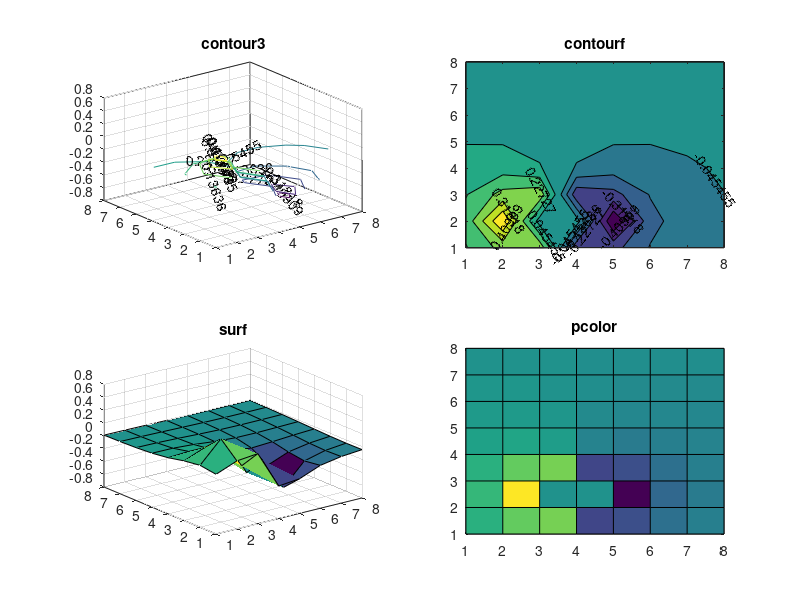

This figure's MATLAB source:
%% 4/17/2016 
% Plotting theory vs. experiment for Larry 

%% 7db 

% 7db numbers

% voltage at point 142

t142 = [0.00539645626329032	0.00990710172513001	0.0100064556698532	-0.0106406465040213	-0.0111669293152615	-0.00617727697356383	-0.00355002170554015	-0.00149883058094464
0.00626828263726634	0.0211241326454937	0	0	-0.0183502551012122	-0.00842542099555265	-0.00449049872135628	-0.00300132941983431
0.00570889136946783	0.0118331266503990	0.0104401373147772	-0.0106147348938724	-0.0108786612285447	-0.00666705096293716	-0.00423782709284467	-0.00283833500779695
0.00330958784079020	0.00418821762279204	0.00170707166573929	-0.00330698823594177	-0.00514886577319870	-0.00417699295888556	-0.00326232508922917	-0.00248072393221617
0.00116219450462149	0.000618725339381770	-0.000159978002143062	-0.00159129314433017	-0.00248841269956575	-0.00290236315082871	-0.00263143830315238	-0.00217591900743133
0.00145758005849373	0.00116426961838474	-7.45468155458325e-05	-0.00113209700263168	-0.00178226345157462	-0.00210639621646563	-0.00205257504496170	-0.00180812387990301
0.000478398147179632	0.000299675306744447	-0.000283598886360838	-0.000955988459713850	-0.00131763306121300	-0.00158792495168344	-0.00166953567680728	-0.00153595940214229
0.000214091645109955	-0.000155618312509053	-0.000455210887208608	-0.000815921276327204	-0.00106721621576108	-0.00118423826953491	-0.00126120045113200	-0.00128701751543443];

% t142 = t142(:);

% voltage at point 158

v185 = [-0.00539560044627322	-0.00977778286132009	-0.00992851606951780	0.0105921620002690	0.0111808839632234	0.00621498768801445	0.00357612313836691	0.00233242800589722
-0.00634748676363712	-0.0204503913005459	0	0	0.0185074492013948	0.00847892088784583	0.00453715618741105	0.00302600217793763
-0.00566834865183267	-0.0117193786177764	-0.0104519732710197	0.0107939832066877	0.0109723606594458	0.00671678411074841	0.00428599443599967	0.00286027820332140
-0.00333792988761217	-0.00420683964002976	-0.00168545773987058	0.00335217917242471	0.00521698008803278	0.00420334757229937	0.00330451347773926	0.00250370904006516
-0.00117082365087589	-0.000630488621243632	0.000157031611627197	0.00161055300262248	0.00250418736652178	0.00293432799555552	0.00265277161064098	0.00219291764592955
-0.00147703164155972	-0.00117498850907547	6.79647148495122e-05	0.00113719491901990	0.00180054938021700	0.00212747285173241	0.00206444986763933	0.00181933907270937
-0.000486815232955059	-0.000309421322507707	0.000276827293694753	0.000956928496061378	0.00132669960400399	0.00160189557845520	0.00168616555991094	0.00155150373812044
0.00155342947871370	0.000152543217164270	0.000452524119328827	0.000811464813706027	0.00106850225325701	0.00119441969087634	0.00127283678837958	0.00129517616909393];

% v185 = v185(:);


%theory

tV = [0.130985829483120	0.259893185686590	0.292893218813453	-0.292893218813453	-0.259893185686590	-0.130985829483120	-0.0736921409805050	-0.0464194898981489
0.166666666666667	0.500000000000000	0	0	-0.500000000000000	-0.166666666666667	-0.0833333333333333	-0.0500000000000000
0.130985829483120	0.259893185686590	0.292893218813453	-0.292893218813453	-0.259893185686590	-0.130985829483120	-0.0736921409805050	-0.0464194898981489
0.0762032924806592	0.0936602049066842	0.0527864045000421	-0.0527864045000421	-0.0936602049066842	-0.0762032924806592	-0.0537433003626356	-0.0379114595729271
0.0416478377170987	0.0388776679042234	0.0171055673164954	-0.0171055673164954	-0.0388776679042234	-0.0416478377170987	-0.0357022603955159	-0.0285014148574912
0.0236067977499790	0.0189288272863540	0.00746437496366703	-0.00746437496366703	-0.0189288272863540	-0.0236067977499790	-0.0232233047033631	-0.0206029334080308
0.0141967530345430	0.0104207969611322	0.00388386486181597	-0.00388386486181597	-0.0104207969611322	-0.0141967530345430	-0.0153248232539027	-0.0147524056512966
0.00904268450843299	0.00628510429693832	0.00226767936130937	-0.00226767936130937	-0.00628510429693832	-0.00904268450843299	-0.0103961494436787	-0.0106381691234113];

% tV = tV(:);
%% Plotting

figure

subplot(2,2,1)
contour3(tV,'ShowText','On')
title('contour3')
subplot(2,2,2)
contourf(tV,'ShowText','On')
title('contourf')
subplot(2,2,3)
surf(tV)
title('surf')
subplot(2,2,4)
pcolor(tV)
title('pcolor')
